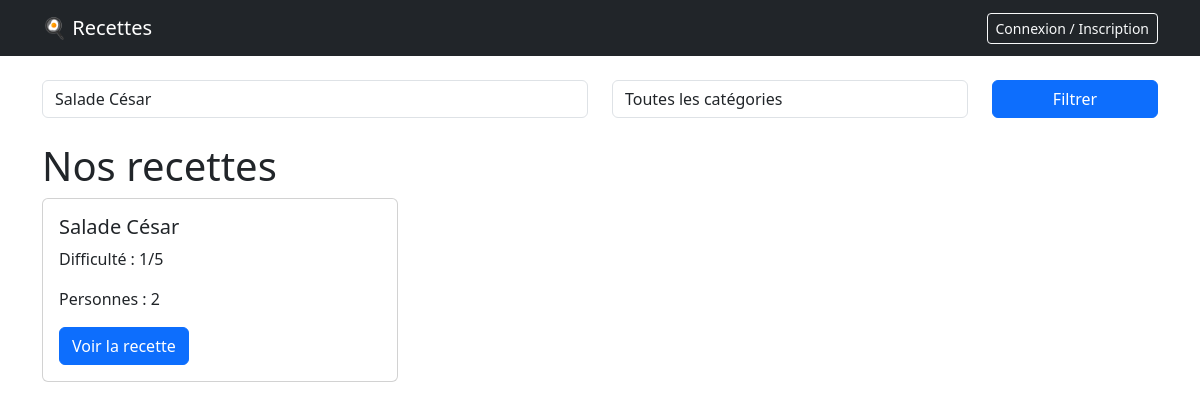
Page /projet/liste.php?recherche=Salade César on the committed database.
### tables this page shows
CREATE TABLE Recette
(
    r_id INTEGER PRIMARY KEY AUTO_INCREMENT,
    u_id INTEGER,
    c_id INTEGER,
    titre VARCHAR(128),
    descript TEXT,
    tps_prep INTEGER,
    tps_cuis INTEGER,
    nb_prsn INTEGER,
    diff INTEGER CHECK (diff BETWEEN 1 AND 5),

    FOREIGN KEY(u_id) REFERENCES Utilisateur(u_id),
    FOREIGN KEY(c_id) REFERENCES Categorie(c_id)
);

### projet/liste.php (the view, shortened to what this page needs)
<?php
    require_once 'includes/connexion.php';
    $sql = 'SELECT r_id, titre, diff, nb_prsn FROM Recette WHERE 1=1';
    $params = [];
    if (!empty($_GET['recherche']))
    {
        $sql .= ' AND titre LIKE ?';
        $params[] = '%' . $_GET['recherche'] . '%';
    }
    $stmt = $pdo->prepare($sql);
    $stmt->execute($params);
    $recettes = $stmt->fetchAll();
?>
<!DOCTYPE html>
<html lang="fr">
<head>
    <link rel="stylesheet" href="https://cdn.jsdelivr.net/npm/bootstrap@5.3.0/dist/css/bootstrap.min.css">
</head>
<body>
    <?php require_once 'includes/navbar.php'; ?>
<div class="container mt-4">
    <form method="GET" action="liste.php" class="row mb-4">
        <div class="col-md-6">
            <input type="text" name="recherche" class="form-control" placeholder="Rechercher une recette..." value="<?= htmlspecialchars($_GET['recherche'] ?? '') ?>">
        </div>
        <div class="col-md-4">
            <select name="categorie" class="form-control">
                <option value="">Toutes les catégories</option>
            </select>
        </div>
        <div class="col-md-2">
            <button type="submit" class="btn btn-primary w-100">Filtrer</button>
        </div>
    </form>
    <h1>Nos recettes</h1>
    <div class="row">
        <?php foreach ($recettes as $recette) : ?>
            <div class="col-md-4 mb-3">
                <div class="card">
                    <div class="card-body">
                        <h5 class="card-title"><?= htmlspecialchars($recette['titre']) ?></h5>
                        <p class="card-text">Difficulté : <?= $recette['diff'] ?>/5</p>
                        <p class="card-text">Personnes : <?= $recette['nb_prsn'] ?></p>
                        <a href="detail.php?id=<?= $recette['r_id'] ?>" class="btn btn-primary">Voir la recette</a>
                    </div>
                </div>
            </div>
        <?php endforeach; ?>
    </div>
</div>
</body>
</html>

### rows in the picture
recette: titre "Salade César", diff "1", nb_prsn "2"
